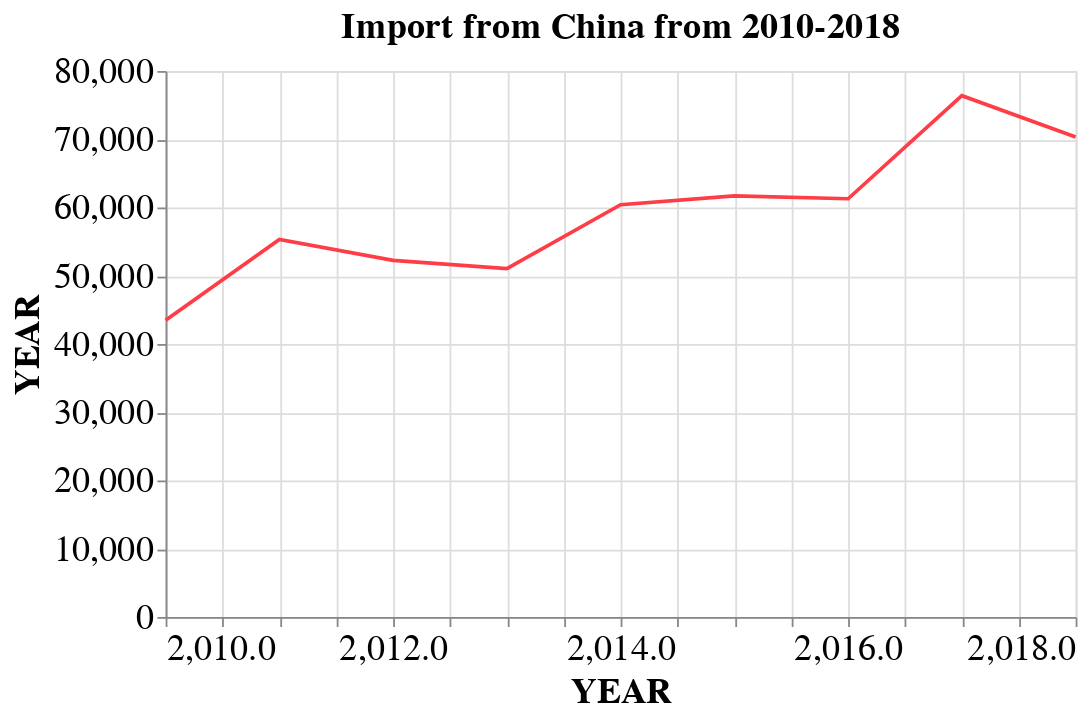

Notebook code cell kept with this figure:
### Code cell
alt.Chart(china,title='Import from China from 2010-2018').mark_line(color='#FF3D46').encode(x=alt.X('year',axis=alt.Axis(title='YEAR')),y=alt.Y('value',axis=alt.Axis(title='YEAR'))).properties(width=500).configure_axis(labelFontSize=20,titleFontSize=20).configure_title(fontSize=20)

### Figure 1 — Vega-Lite specification as saved in the notebook (floating-point values rounded to 4 significant figures)
{"config": {"view": {"continuousWidth": 400, "continuousHeight": 300}, "axis": {"labelFontSize": 20, "titleFontSize": 20}, "title": {"fontSize": 20}}, "data": {"name": "data-0cc27d29fde0b89287009ae81736a576"}, "mark": {"type": "line", "color": "#FF3D46"}, "encoding": {"x": {"type": "quantitative", "axis": {"title": "YEAR"}, "field": "year"}, "y": {"type": "quantitative", "axis": {"title": "YEAR"}, "field": "value"}}, "title": "Import from China from 2010-2018", "width": 500, "$schema": "https://vega.github.io/schema/vega-lite/v4.8.1.json", "datasets": {"data-0cc27d29fde0b89287009ae81736a576": [{"year": 2010, "country": "CHINA P RP", "value": 43480.0}, {"year": 2011, "country": "CHINA P RP", "value": 55310.0}, {"year": 2012, "country": "CHINA P RP", "value": 52250.0}, {"year": 2013, "country": "CHINA P RP", "value": 51030.0}, {"year": 2014, "country": "CHINA P RP", "value": 60410.0}, {"year": 2015, "country": "CHINA P RP", "value": 61710.0}, {"year": 2016, "country": "CHINA P RP", "value": 61280.0}, {"year": 2017, "country": "CHINA P RP", "value": 76380.0}, {"year": 2018, "country": "CHINA P RP", "value": 70320.0}]}}
